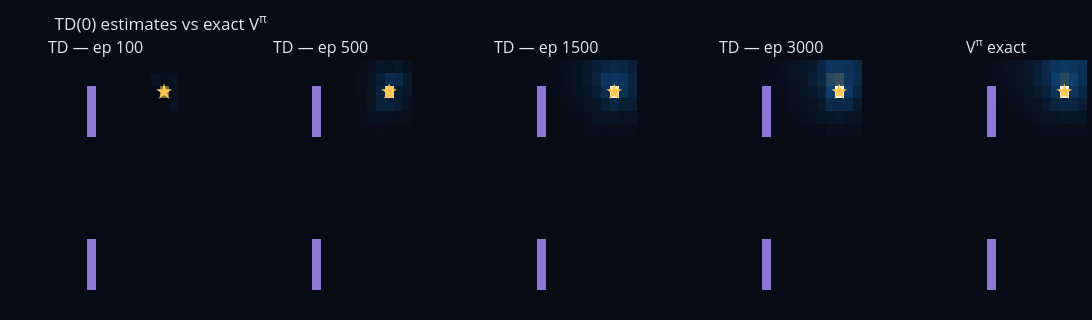

Notebook source saved alongside this figure:
### Code cell
# TD(0) snapshots at 4 episode checkpoints
snapshots = env.td_eval(
    pi_ccw, r, gamma,
    n_episodes=3000, alpha=0.05,
    checkpoints=(100, 500, 1500, 3000),
)

env.show_td_snapshots(snapshots, V_true).show()

### Figure 1 — Plotly figure (JSON) as saved in the notebook; plotly's stock layout.template omitted (floating-point values rounded to 4 significant figures; data arrays with more than 128 entries replaced by an {"elided": "..."} marker saying what was removed)
{"data": [{"colorscale": [[0, "#070b14"], [0.4, "#0d3d6b"], [0.75, "#f59e0b"], [1, "#fffbeb"]], "hoverinfo": "skip", "showscale": false, "type": "heatmap", "xaxis": "x", "yaxis": "y", "z": {"elided": "20x20 float values"}, "zmax": 1.38, "zmin": 0}, {"colorscale": [[0, "rgba(0,0,0,0)"], [1, "rgba(167,139,250,0.85)"]], "hoverinfo": "skip", "showscale": false, "type": "heatmap", "xaxis": "x", "yaxis": "y", "z": {"elided": "20x20 float values"}, "zmax": 1, "zmin": 0}, {"hoverinfo": "skip", "marker": {"color": "#ffc850", "size": 12, "symbol": "star"}, "mode": "markers", "showlegend": false, "type": "scatter", "x": [17], "xaxis": "x", "y": [2], "yaxis": "y"}, {"colorscale": [[0, "#070b14"], [0.4, "#0d3d6b"], [0.75, "#f59e0b"], [1, "#fffbeb"]], "hoverinfo": "skip", "showscale": false, "type": "heatmap", "xaxis": "x2", "yaxis": "y2", "z": {"elided": "20x20 float values"}, "zmax": 1.38, "zmin": 0}, {"colorscale": [[0, "rgba(0,0,0,0)"], [1, "rgba(167,139,250,0.85)"]], "hoverinfo": "skip", "showscale": false, "type": "heatmap", "xaxis": "x2", "yaxis": "y2", "z": {"elided": "20x20 float values"}, "zmax": 1, "zmin": 0}, {"hoverinfo": "skip", "marker": {"color": "#ffc850", "size": 12, "symbol": "star"}, "mode": "markers", "showlegend": false, "type": "scatter", "x": [17], "xaxis": "x2", "y": [2], "yaxis": "y2"}, {"colorscale": [[0, "#070b14"], [0.4, "#0d3d6b"], [0.75, "#f59e0b"], [1, "#fffbeb"]], "hoverinfo": "skip", "showscale": false, "type": "heatmap", "xaxis": "x3", "yaxis": "y3", "z": {"elided": "20x20 float values"}, "zmax": 1.38, "zmin": 0}, {"colorscale": [[0, "rgba(0,0,0,0)"], [1, "rgba(167,139,250,0.85)"]], "hoverinfo": "skip", "showscale": false, "type": "heatmap", "xaxis": "x3", "yaxis": "y3", "z": {"elided": "20x20 float values"}, "zmax": 1, "zmin": 0}, {"hoverinfo": "skip", "marker": {"color": "#ffc850", "size": 12, "symbol": "star"}, "mode": "markers", "showlegend": false, "type": "scatter", "x": [17], "xaxis": "x3", "y": [2], "yaxis": "y3"}, {"colorscale": [[0, "#070b14"], [0.4, "#0d3d6b"], [0.75, "#f59e0b"], [1, "#fffbeb"]], "hoverinfo": "skip", "showscale": false, "type": "heatmap", "xaxis": "x4", "yaxis": "y4", "z": {"elided": "20x20 float values"}, "zmax": 1.38, "zmin": 0}, {"colorscale": [[0, "rgba(0,0,0,0)"], [1, "rgba(167,139,250,0.85)"]], "hoverinfo": "skip", "showscale": false, "type": "heatmap", "xaxis": "x4", "yaxis": "y4", "z": {"elided": "20x20 float values"}, "zmax": 1, "zmin": 0}, {"hoverinfo": "skip", "marker": {"color": "#ffc850", "size": 12, "symbol": "star"}, "mode": "markers", "showlegend": false, "type": "scatter", "x": [17], "xaxis": "x4", "y": [2], "yaxis": "y4"}, {"colorscale": [[0, "#070b14"], [0.4, "#0d3d6b"], [0.75, "#f59e0b"], [1, "#fffbeb"]], "hoverinfo": "skip", "showscale": false, "type": "heatmap", "xaxis": "x5", "yaxis": "y5", "z": {"elided": "20x20 float values"}, "zmax": 1.38, "zmin": 0}, {"colorscale": [[0, "rgba(0,0,0,0)"], [1, "rgba(167,139,250,0.85)"]], "hoverinfo": "skip", "showscale": false, "type": "heatmap", "xaxis": "x5", "yaxis": "y5", "z": {"elided": "20x20 float values"}, "zmax": 1, "zmin": 0}, {"hoverinfo": "skip", "marker": {"color": "#ffc850", "size": 12, "symbol": "star"}, "mode": "markers", "showlegend": false, "type": "scatter", "x": [17], "xaxis": "x5", "y": [2], "yaxis": "y5"}], "layout": {"annotations": [{"font": {"size": 16}, "showarrow": false, "text": "TD — ep 100", "x": 0.084, "xanchor": "center", "xref": "paper", "y": 1, "yanchor": "bottom", "yref": "paper"}, {"font": {"size": 16}, "showarrow": false, "text": "TD — ep 500", "x": 0.292, "xanchor": "center", "xref": "paper", "y": 1, "yanchor": "bottom", "yref": "paper"}, {"font": {"size": 16}, "showarrow": false, "text": "TD — ep 1500", "x": 0.5, "xanchor": "center", "xref": "paper", "y": 1, "yanchor": "bottom", "yref": "paper"}, {"font": {"size": 16}, "showarrow": false, "text": "TD — ep 3000", "x": 0.708, "xanchor": "center", "xref": "paper", "y": 1, "yanchor": "bottom", "yref": "paper"}, {"font": {"size": 16}, "showarrow": false, "text": "V<sup>π</sup> exact", "x": 0.916, "xanchor": "center", "xref": "paper", "y": 1, "yanchor": "bottom", "yref": "paper"}], "font": {"color": "#e2e8f0"}, "height": 320, "margin": {"b": 5, "l": 5, "r": 5, "t": 60}, "paper_bgcolor": "#070b14", "plot_bgcolor": "#070b14", "title": {"font": {"color": "#e2e8f0"}, "text": "TD(0) estimates vs exact V<sup>π</sup>"}, "width": 1200, "xaxis": {"anchor": "y", "domain": [0, 0.168], "showgrid": false, "showticklabels": false, "zeroline": false}, "xaxis2": {"anchor": "y2", "domain": [0.208, 0.376], "showgrid": false, "showticklabels": false, "zeroline": false}, "xaxis3": {"anchor": "y3", "domain": [0.416, 0.584], "showgrid": false, "showticklabels": false, "zeroline": false}, "xaxis4": {"anchor": "y4", "domain": [0.624, 0.792], "showgrid": false, "showticklabels": false, "zeroline": false}, "xaxis5": {"anchor": "y5", "domain": [0.832, 1], "showgrid": false, "showticklabels": false, "zeroline": false}, "yaxis": {"anchor": "x", "autorange": "reversed", "domain": [0, 1], "showgrid": false, "showticklabels": false, "zeroline": false}, "yaxis2": {"anchor": "x2", "autorange": "reversed", "domain": [0, 1], "showgrid": false, "showticklabels": false, "zeroline": false}, "yaxis3": {"anchor": "x3", "autorange": "reversed", "domain": [0, 1], "showgrid": false, "showticklabels": false, "zeroline": false}, "yaxis4": {"anchor": "x4", "autorange": "reversed", "domain": [0, 1], "showgrid": false, "showticklabels": false, "zeroline": false}, "yaxis5": {"anchor": "x5", "autorange": "reversed", "domain": [0, 1], "showgrid": false, "showticklabels": false, "zeroline": false}}}
